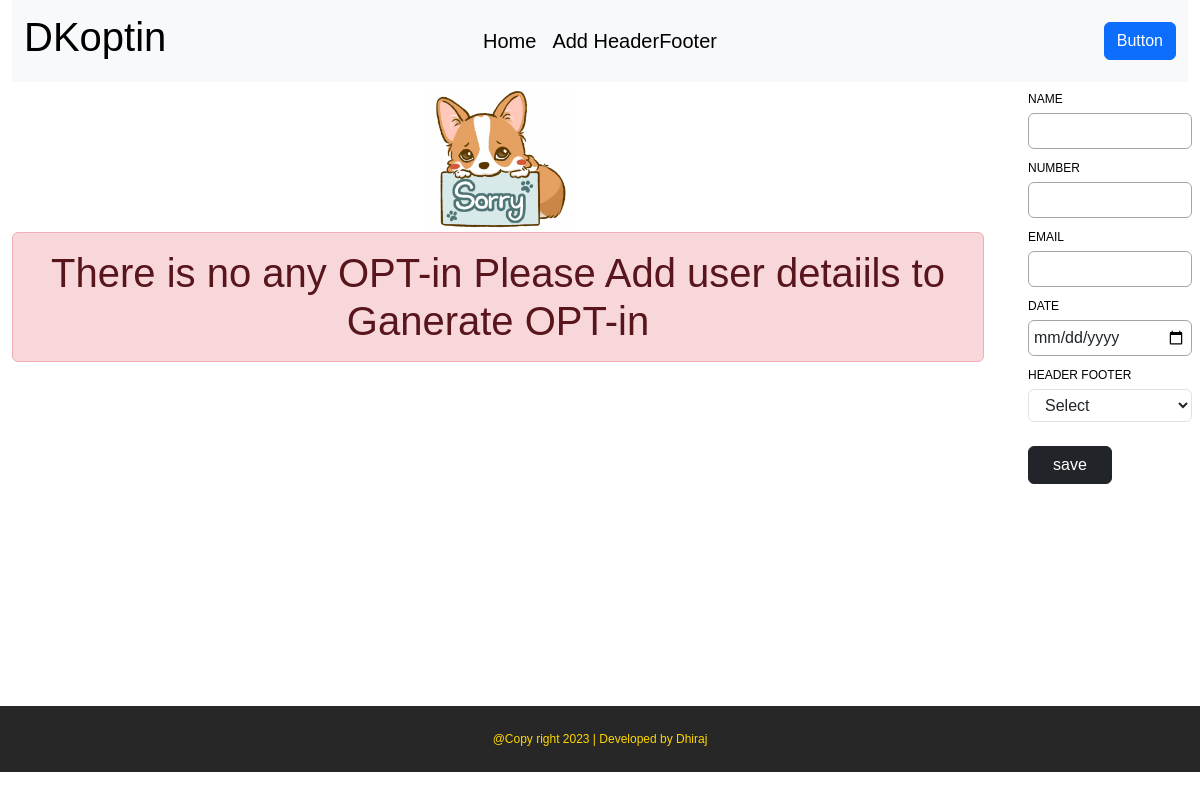
/, run on an earlier commit of the app's database.
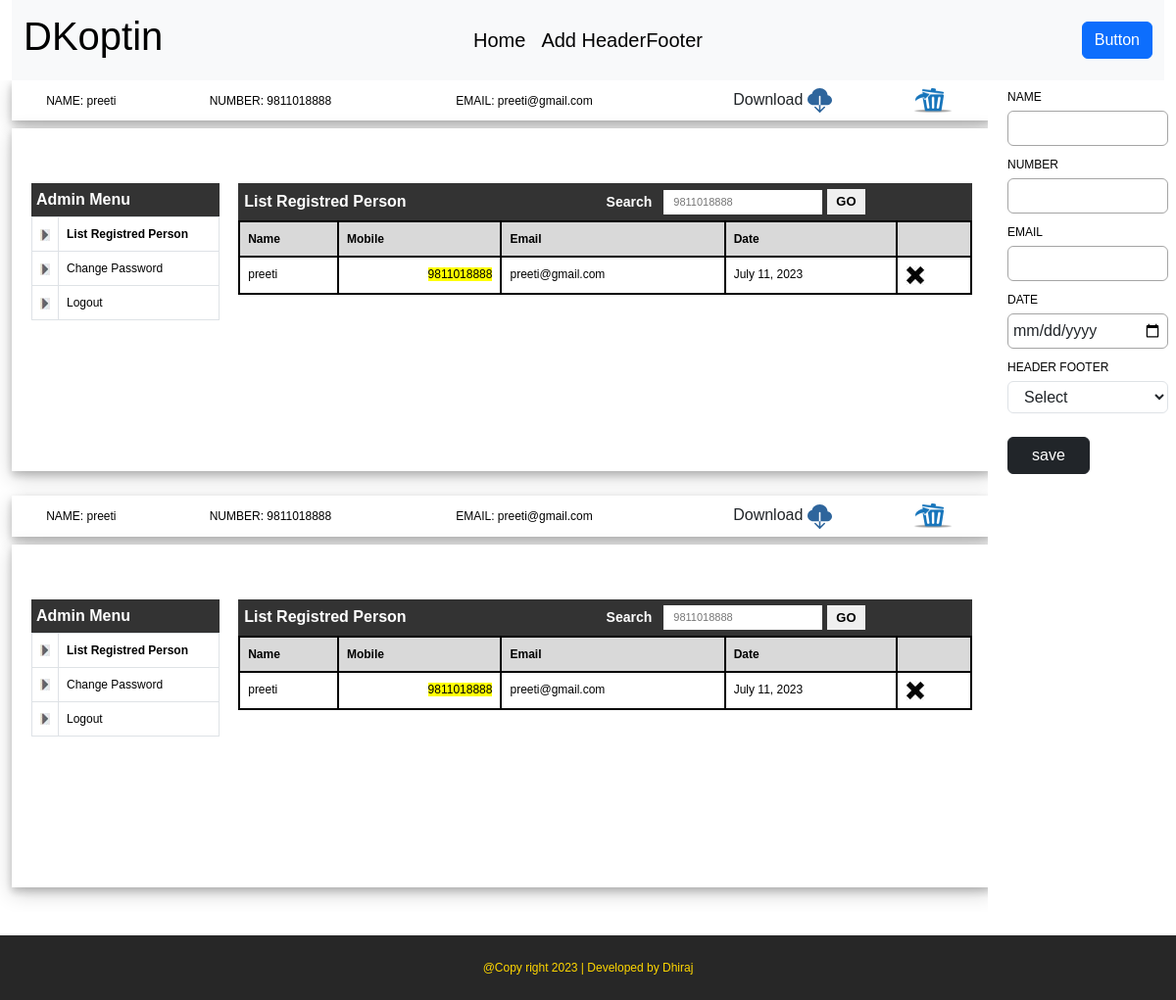
And on a later commit of the database.
### optin/models.py (models this page shows)
class OptIN(models.Model):
    name=models.CharField(max_length=20)
    number=models.IntegerField()
    email=models.EmailField()
    data=models.DateField()
    HeaderFooter=models.ForeignKey(HeaderFooter,on_delete=models.DO_NOTHING, null=True)

### optin/views.py (the view, shortened to what this page needs)
# urls.py: path('',views.Add_OPTIN, name='Add_OPTIN'),
def Add_OPTIN(request):
    optIn = OptIN.objects.all()
    headerFooter=HeaderFooter.objects.all()
    return render(request, 'index.html', {"optIn": optIn, 'headerFooter':headerFooter})

### optin/templates/index.html (shortened to what the changed rows need)
{% extends 'base.html' %}
{% load static %}
{% block css %}
<link href="https://cdn.jsdelivr.net/npm/bootstrap@5.3.2/dist/css/bootstrap.min.css" rel="stylesheet">
<link href="{% static 'css/stylesheet.css' %}" rel="stylesheet" type="text/css" />
{% endblock %}
{% block content %}
<div class="container">
{% if optIn %}
    {% for optin in optIn %}
    <table width="1000" border="0" align="center" class="opt-tbl mb-2" >
        <tr class="p-2">
            <td align="center" class=""> NAME: {{optin.name}}</td>
            <td align="center" class="">NUMBER: {{optin.number}}</td>
            <td align="center" class="">EMAIL: {{optin.email}}</td>
            <td align="center" class="">
              <button class="btn " onclick="captureTable('tbl{{optin.id}}','{{optin.number}}')">Download
          </button></td>
            <td><a href="delete/{{optin.id}}"><img src="{% static 'img/delete.png' %}" alt="" width="40" height="25"></a></td>
        </tr>
    </table>
    <div class="optin result">
      <table class="opt-tbl mb-4" width="1000" border="0" align="center" cellpadding="0" cellspacing="0" id="tbl{{optin.id}}">
        <tr>
          <td><img src="{{ optin.HeaderFooter.header.url }}" width="1000"/></td>
        </tr>
        <tr>
          <td>&nbsp;</td>
        </tr>
        <tr>
          <td><div class="main">
            <div class="leftpanel">
              <div class="hd1" style="background:#333;">Admin Menu </div>
                <table class="table table-bordered" width="200" border="0" cellspacing="1" cellpadding="5">
                  <tr>
                    <td width="12" bgcolor="#FFFFFF"><img src="{% static 'img/arrow.jpeg' %}" width="10" height="12" /></td>
                    <td width="189" bgcolor="#FFFFFF"><strong>List Registred Person</strong></td>
                  </tr>
                  <tr>
                    <td bgcolor="#FFFFFF"><img src="{% static 'img/arrow.jpeg' %}" width="10" height="12" /></td>
                    <td bgcolor="#FFFFFF">Change Password</td>
                  </tr>
                  <tr>
                    <td bgcolor="#FFFFFF"><img src="{% static 'img/arrow.jpeg' %}" width="10" height="12" /></td>
                    <td bgcolor="#FFFFFF">Logout</td>
                  </tr>
                </table>
            </div>
            <div class="rightpanel">
              <div class="hd1" style="background:#333">
                <table width="100%">
                  <tr>
                    <th colspan="4">List Registred Person</th>
                    <th style="width: 50%;">
                      <form id="form1" name="form1" method="post" action="">
                        <span class="style6">Search</span>
                        <input type="text" name="textfield" placeholder="{{optin.number}}"/>
                        <button>GO</button>
                    </form>
                   </th>
                  </tr>
                </table>
              </div>
              <div>
                <table class="table table-bordered" cellpadding="5">
                  <thead class="thead-dark">
                    <tr>
                      <th colspan="2" style="background-color: #d9d9d9;border: 2px solid #000;">Name</th>
                      <th colspan="2" style="background-color: #d9d9d9;border: 2px solid #000;">Mobile</th>
                      <th colspan="3" style="background-color: #d9d9d9;border: 2px solid #000;">Email</th>
                      <th colspan="2" style="background-color: #d9d9d9;border: 2px solid #000;">Date</th>
                      <th colspan="2" style="background-color: #d9d9d9;border: 2px solid #000;">&nbsp;</th>
                    </tr>
                  </thead>
                  <tbody>
                    <tr>
                      <td colspan="2" style="border: 2px solid #000;">{{optin.name}}</td>
                      <td colspan="2" style="border: 2px solid #000;" align="right"><span style="background:#FF0">{{optin.number}}</span></td>
                      <td colspan="3" style="border: 2px solid #000;">{{optin.email}}</td>
                      <td colspan="2" style="border: 2px solid #000;">{{optin.data}}</td>
                      <td colspan="2" style="border: 2px solid #000;"><img src="{% static 'img/croos.jpeg' %}" width="20" height="20" /></td>
                    </tr>
                </tbody>
                </table>
              </div>
            </div>
          </div>
        </td>
        </tr>
        <tr>
          <td height="100">&nbsp;</td>
        </tr>
        <tr>
          <td><img src="{{ optin.HeaderFooter.footer.url }}" width="1000"/></td>
        </tr>
      </table>
    </div>
   {% endfor %}
   {% else %}
    <div class="text-center mb-5">
    <img src="{% static 'img/giphy.gif' %}" alt="" class="emoji">
    <h1 class="alert alert-danger text-center" >There is no any OPT-in Please Add user detaiils to Ganerate OPT-in</h1>
    </div>
   {% endif %}
</div>
{% endblock %}

What changed in the data, as far as the page shows it:
added OptIN: name "preeti", number "9811018888", email "preeti@gmail.com", textfield "9811018888", data "July 11, 2023"
added OptIN: name "preeti", number "9811018888", email "preeti@gmail.com", textfield "9811018888", data "July 11, 2023"
Also different on the page:
text no longer shown: "There is no any OPT-in Please Add user detaiils to Ganerate OPT-in"
